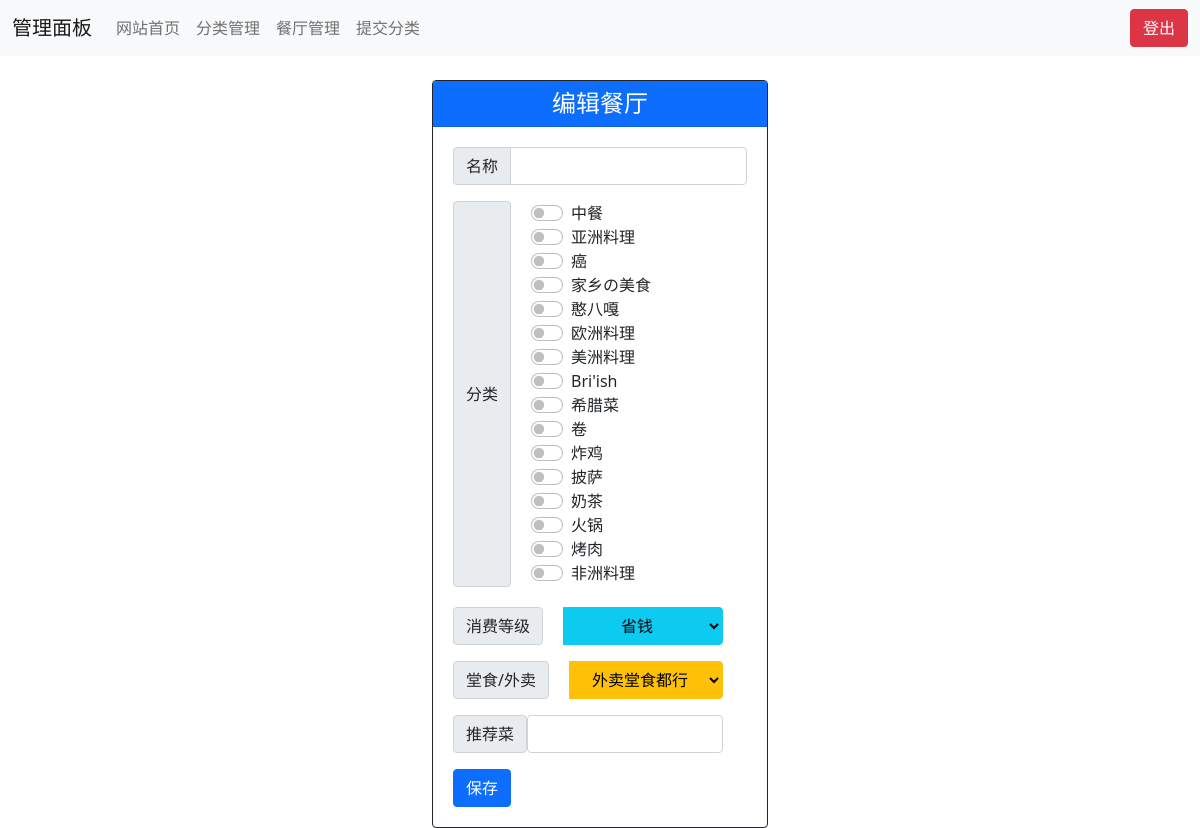
Page /admin/editrest.php (signed in) on the committed database.
### tables this page shows
CREATE TABLE `category` (
  `id` tinyint(3) unsigned NOT NULL AUTO_INCREMENT,
  `name` text NOT NULL,
  PRIMARY KEY (`id`)
);

### include/function.php (called while the page is built, shortened)
<?php
function isMobile(): bool
{
    if (isset($_SERVER['HTTP_USER_AGENT'])) {
        $clientkeywords = array('nokia', 'sony', 'ericsson', 'mot', 'samsung', 'htc', 'sgh', 'lg', 'sharp', 'sie-', 'philips', 'panasonic', 'alcatel',
            'lenovo', 'iphone', 'ipod', 'blackberry', 'meizu', 'android', 'netfront', 'symbian', 'ucweb', 'windowsce', 'palm', 'operamini', 'operamobi',
            'openwave', 'nexusone', 'cldc', 'midp', 'wap', 'mobile', 'MicroMessenger');
    }
    return false;
}

### admin/editrest.php (the view, shortened to what this page needs)
<?php
include("header.php");
?>
<div class="container" style="margin-top: 2%;width: <?php echo (isMobile())?"auto":"30%"; ?>;">
    <div class='card border-dark'>
        <h4 class='card-header bg-primary text-white text-center'>编辑餐厅</h4>
<form action='' method='post' style="margin: 20px;">
    <div class="input-group mb-3">
        <span class='input-group-text' id='name'>名称</span>
        <input type='text' class='form-control' name='name'
                   <?php if ($_GET['action'] == "edit") echo "value='{$restaurant->name}'"; ?>required>
    </div>
    <div class="row">
    <div class='btn-group' style="margin-bottom: 20px">
        <span class='input-group-text' id='category'>分类</span>
        <div class="form-check form-switch" style="width: 200px; margin-left: 20px">
            <?php
            $result = mysqli_query($conn, "SELECT id,name FROM category;");
            if (mysqli_num_rows($result) > 0) {
                while ($row = mysqli_fetch_assoc($result)) {
                    $checked = "";
                    echo "{$row['name']} <input class='form-check-input' type='checkbox' role='switch' name='category[]' {$checked} value='{$row['id']}'><br>";
                }
            }
            ?>
        </div>
    </div>
    <div class="row">
    <div class='btn-group mb-3'>
        <span class='input-group-text' id='richness'>消费等级</span>
        <select class="btn btn-info dropdown-toggle" name="richness" style="margin-left: 20px" required>
            <?php
            $result = mysqli_query($conn, "SELECT id,name FROM richness;");
            if (mysqli_num_rows($result) > 0) {
                while ($row = mysqli_fetch_assoc($result)) {
                    if ($_GET['action'] == "edit"&&$row['id']==$restaurant->richness) {
                        echo "<option value='{$row['id']}' selected>{$row['name']}</option>";
                    }
                    else {
                        echo "<option value='{$row['id']}'>{$row['name']}</option>";
                    }
                }
            }
            ?>
        </select>
    </div>
    </div>
    <div class="row">
    <div class='btn-group mb-3'>
        <span class='input-group-text' id='method'>堂食/外卖</span>
        <select class="btn btn-warning dropdown-toggle" style="margin-left: 20px" name="method">
            <option value="both" <?php if ($_GET['action'] == "edit" && $restaurant->method == "both") echo "selected" ?>>
                外卖堂食都行
            </option>
        </select>
    </div>
    </div>
        <div class="row">
            <div class='btn-group mb-3'>
                <span class='input-group-text' id='richness'>推荐菜</span>
                <input type='text' class='form-control' name='recommend' value='<?php if ($_GET['action'] == "edit") echo $restaurant->get_recommend() ?>'>
            </div>
        </div>
    </div>
    <?php if ($_GET['action'] == "add") {
        echo "<input type='hidden' name='action' value='add'>";
        echo "<input type='submit' class='btn btn-primary' name='submit' value='添加'>";
    } else {
        echo "<input type='submit' class='btn btn-primary' name='submit' value='保存'>";
    } ?>
</form>
</div>

### rows in the picture
category: name "中餐"
category: name "亚洲料理"
category: name "癌"
category: name "家乡の美食"
category: name "憨八嘎"
category: name "欧洲料理"
category: name "美洲料理"
category: name "Bri'ish"
category: name "希腊菜"
category: name "卷"
category: name "炸鸡"
category: name "披萨"
category: name "奶茶"
category: name "火锅"
category: name "烤肉"
category: name "非洲料理"

### other values in the picture
form field richness "省钱"
